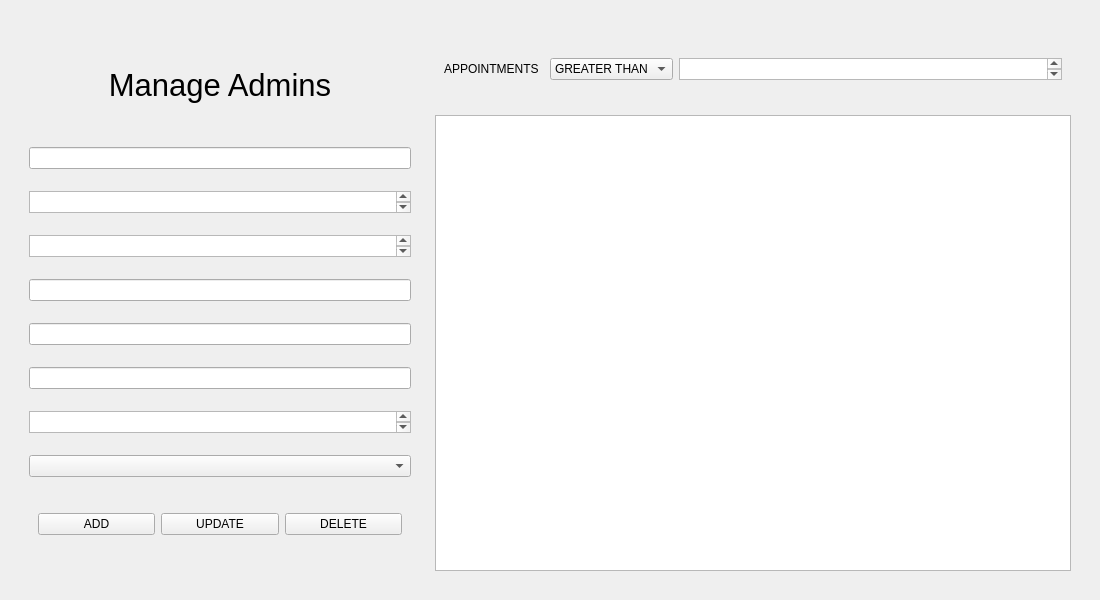
<?xml version="1.0" encoding="UTF-8"?>
<ui version="4.0">
 <class>Frame</class>
 <widget class="QFrame" name="Frame">
  <property name="geometry">
   <rect>
    <x>0</x>
    <y>0</y>
    <width>1100</width>
    <height>600</height>
   </rect>
  </property>
  <property name="windowTitle">
   <string>Frame</string>
  </property>
  <layout class="QGridLayout" name="gridLayout">
   <item row="0" column="0">
    <widget class="QWidget" name="widget" native="true">
     <layout class="QHBoxLayout" name="horizontalLayout">
      <item>
       <widget class="QWidget" name="widget_2" native="true">
        <property name="maximumSize">
         <size>
          <width>400</width>
          <height>16777215</height>
         </size>
        </property>
        <layout class="QHBoxLayout" name="horizontalLayout_3">
         <item>
          <layout class="QVBoxLayout" name="verticalLayout_2">
           <item>
            <widget class="QWidget" name="widget_6" native="true">
             <property name="maximumSize">
              <size>
               <width>16777215</width>
               <height>80</height>
              </size>
             </property>
             <layout class="QHBoxLayout" name="horizontalLayout_9">
              <item>
               <layout class="QHBoxLayout" name="horizontalLayout_8">
                <item>
                 <widget class="QLabel" name="label">
                  <property name="font">
                   <font>
                    <pointsize>23</pointsize>
                   </font>
                  </property>
                  <property name="text">
                   <string>Manage Admins</string>
                  </property>
                  <property name="alignment">
                   <set>Qt::AlignmentFlag::AlignCenter</set>
                  </property>
                 </widget>
                </item>
               </layout>
              </item>
             </layout>
            </widget>
           </item>
           <item>
            <widget class="QLineEdit" name="lineEdit"/>
           </item>
           <item>
            <widget class="QTextEdit" name="textEdit_5">
             <property name="maximumSize">
              <size>
               <width>16777215</width>
               <height>22</height>
              </size>
             </property>
            </widget>
           </item>
           <item>
            <widget class="QTextEdit" name="textEdit_4">
             <property name="maximumSize">
              <size>
               <width>16777215</width>
               <height>22</height>
              </size>
             </property>
            </widget>
           </item>
           <item>
            <widget class="QLineEdit" name="lineEdit_4"/>
           </item>
           <item>
            <widget class="QLineEdit" name="lineEdit_3"/>
           </item>
           <item>
            <widget class="QLineEdit" name="lineEdit_2"/>
           </item>
           <item>
            <widget class="QTextEdit" name="textEdit_3">
             <property name="maximumSize">
              <size>
               <width>16777215</width>
               <height>22</height>
              </size>
             </property>
            </widget>
           </item>
           <item>
            <widget class="QComboBox" name="comboBox"/>
           </item>
           <item>
            <widget class="QWidget" name="widget_4" native="true">
             <property name="maximumSize">
              <size>
               <width>16777215</width>
               <height>50</height>
              </size>
             </property>
             <layout class="QHBoxLayout" name="horizontalLayout_6">
              <item>
               <layout class="QHBoxLayout" name="horizontalLayout_5">
                <item>
                 <widget class="QPushButton" name="pushButton_3">
                  <property name="text">
                   <string>ADD</string>
                  </property>
                 </widget>
                </item>
                <item>
                 <widget class="QPushButton" name="pushButton_4">
                  <property name="text">
                   <string>UPDATE</string>
                  </property>
                 </widget>
                </item>
                <item>
                 <widget class="QPushButton" name="pushButton_2">
                  <property name="text">
                   <string>DELETE</string>
                  </property>
                 </widget>
                </item>
               </layout>
              </item>
             </layout>
            </widget>
           </item>
          </layout>
         </item>
        </layout>
       </widget>
      </item>
      <item>
       <widget class="QWidget" name="widget_3" native="true">
        <property name="minimumSize">
         <size>
          <width>0</width>
          <height>0</height>
         </size>
        </property>
        <layout class="QGridLayout" name="gridLayout_2">
         <item row="1" column="0">
          <widget class="QTableView" name="tableView">
           <property name="minimumSize">
            <size>
             <width>0</width>
             <height>0</height>
            </size>
           </property>
           <property name="maximumSize">
            <size>
             <width>1000</width>
             <height>600</height>
            </size>
           </property>
          </widget>
         </item>
         <item row="0" column="0">
          <widget class="QWidget" name="widget_5" native="true">
           <property name="maximumSize">
            <size>
             <width>16777215</width>
             <height>80</height>
            </size>
           </property>
           <layout class="QVBoxLayout" name="verticalLayout_5">
            <item>
             <layout class="QHBoxLayout" name="horizontalLayout_2">
              <item>
               <widget class="QLabel" name="label_2">
                <property name="minimumSize">
                 <size>
                  <width>100</width>
                  <height>0</height>
                 </size>
                </property>
                <property name="text">
                 <string>APPOINTMENTS</string>
                </property>
               </widget>
              </item>
              <item>
               <widget class="QComboBox" name="comboBox_2">
                <item>
                 <property name="text">
                  <string>GREATER THAN</string>
                 </property>
                </item>
                <item>
                 <property name="text">
                  <string>LESS THAN</string>
                 </property>
                </item>
               </widget>
              </item>
              <item>
               <widget class="QTextEdit" name="textEdit_2">
                <property name="maximumSize">
                 <size>
                  <width>16777215</width>
                  <height>22</height>
                 </size>
                </property>
               </widget>
              </item>
             </layout>
            </item>
           </layout>
          </widget>
         </item>
        </layout>
       </widget>
      </item>
     </layout>
    </widget>
   </item>
  </layout>
 </widget>
 <resources/>
 <connections/>
</ui>
